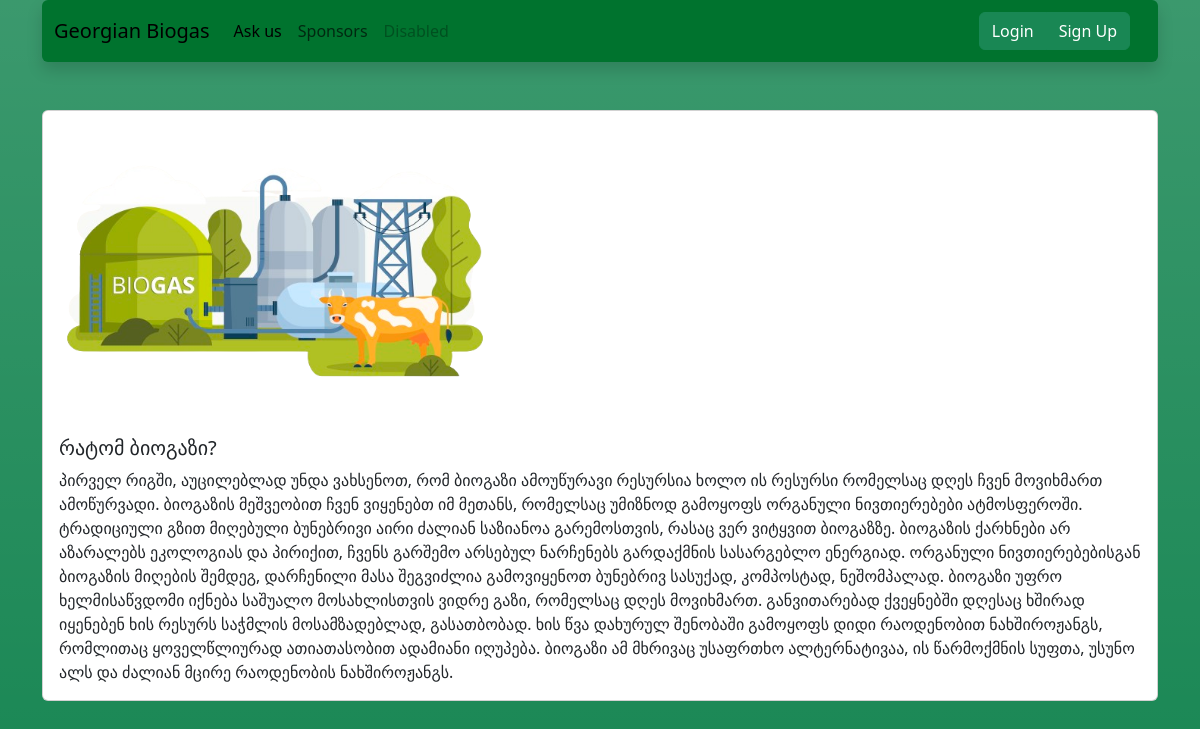
/source/2, run on the app's committed database.
### models.py (models this page shows)
class Product(database.Model):
    id = database.Column(database.Integer, primary_key=True)
    name = database.Column(database.String)
    subtext = database.Column(database.String)
    text = database.Column(database.String)
    img = database.Column(database.String)

### routes.py (the view)
@application.route("/source/<int:source_id>")
def view_source(source_id):
    chosen_source = Product.query.get(source_id)
    return render_template("detailed.html", source=chosen_source)

### template/detailed.html
{% extends "base.html" %}
{% block body %}
<div class="container-md">
    <div class="card mb-3 mt-5">
        <img src="/static/{{source.img}}" style="width:29rem" class="card-img-top" alt="...">
        <div class="card-body">
            <h5 class="card-title">{{ source.name }}</h5>
            <p class="card-text">{{ source.text }}</p>
        </div>
    </div>
</div>
{% endblock %}

### data on the page
Product: img (picture), name "რატომ ბიოგაზი?", text "პირველ რიგში, აუცილებლად უნდა ვახსენოთ, რომ ბიოგაზი ამოუწურავი რესურსია ხოლო ის რესურსი რომელსაც დღეს ჩვენ მოვიხმართ ამოწურვადი. ბიოგაზის მეშვეობით ჩვენ ვიყენებთ იმ მეთანს, რომელსაც უმიზნოდ გამოყოფს ორგანული ნივთიერებები ატმოსფეროში. ტრადიციული გზით მიღებული ბუნებრივი აირი ძალიან საზიანოა გარემოსთვის, რასაც ვერ ვიტყვით ბიოგაზზე. ბიოგაზის ქარხნები არ აზარალებს ეკოლოგიას და პირიქით, ჩვენს გარშემო არსებულ ნარჩენებს გარდაქმნის სასარგებლო ენერგიად. ორგანული ნივთიერებებისგან ბიოგაზის მიღების შემდეგ, დარჩენილი მასა შეგვიძლია გამოვიყენოთ ბუნებრივ სასუქად, კომპოსტად, ნეშომპალად. ბიოგაზი უფრო ხელმისაწვდომი იქნება საშუალო მოსახლისთვის ვიდრე გაზი, რომელსაც დღეს მოვიხმართ. განვითარებად ქვეყნებში დღესაც…"
